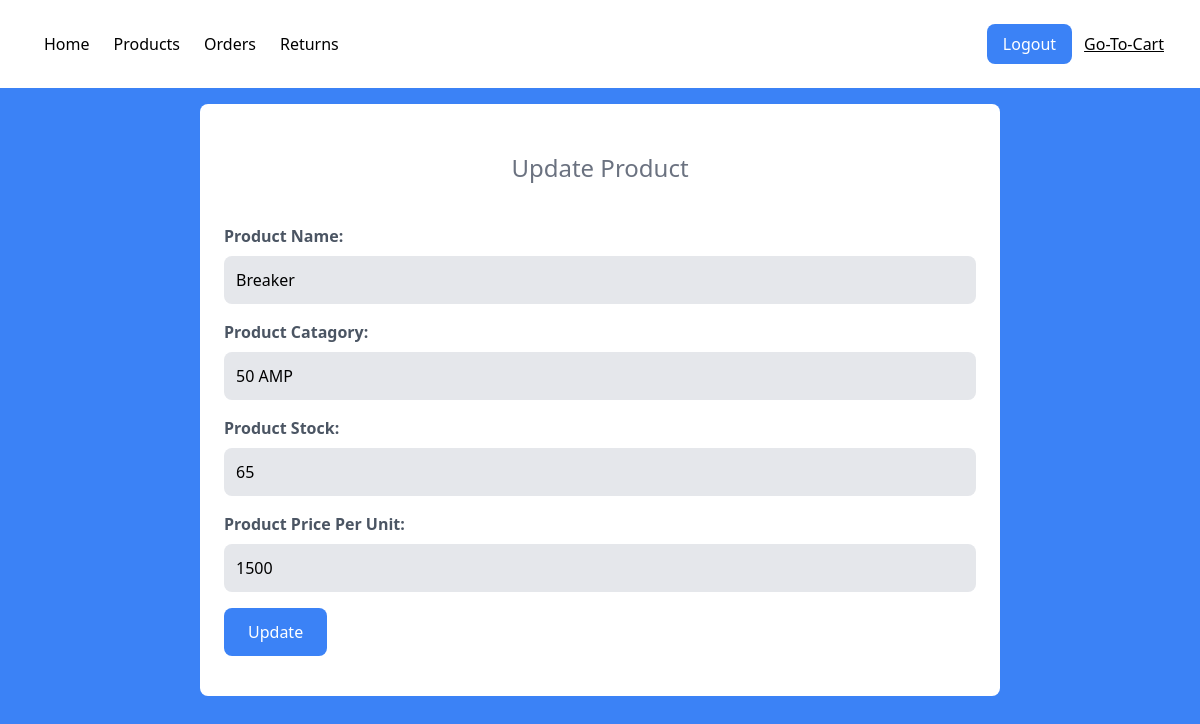
Page /product.php?p=1 on the committed database.
### tables this page shows
CREATE TABLE `product_db` (
  `pid` int(255) NOT NULL,
  `name` varchar(255) NOT NULL,
  `stock` varchar(255) NOT NULL,
  `price` varchar(255) NOT NULL,
  `created_at` varchar(255) NOT NULL,
  `stock_updated` varchar(255) DEFAULT NULL,
  `catagory` varchar(255) NOT NULL,
  `sold` int(255) NOT NULL
);

### product.php (the view, shortened to what this page needs)
<?php require_once('./config/api.php') ?>
<!DOCTYPE html>
<html lang="en">
<head>
    <link href="https://unpkg.com/tailwindcss@^2/dist/tailwind.min.css" rel="stylesheet">
    <link rel="stylesheet" href="https://cdnjs.cloudflare.com/ajax/libs/font-awesome/5.15.3/css/all.min.css"
    />
    <link rel="stylesheet" href="./css/styling.css">
</head>
<body class="bg-blue-500">
    <?php include('./views/nav.php') ?>
    <div class="w-full flex justify-center items-center">
        <div class="w-8/12 border-rounded p-6 bg-white rounded-lg">
            <h1 class="text-gray-500 mb-2 text-center text-2xl py-6">Update Product</h1>
            <?php
                if(isset($_GET['p'])){
                    $id = $_GET['p'];
                }else{
                    $id = $_SESSION['key'];
                }
                $sql = "SELECT * from product_db WHERE pid = '$id'";
                $res = mysqli_query($con, $sql);
                while($row = mysqli_fetch_object($res)){
            ?>
            <form action="product.php" method="POST">
                <div class="my-4">
                    <h1 class="font-bold text-gray-600 mb-2">Product Name:</h1>
                    <input type="text" class="bg-gray-200 w-full p-3 rounded-lg" value="<?php echo $row->name; ?>" name="name" placeholder="Brand">
                </div>
                <div class="my-4">
                    <h1 class="font-bold text-gray-600 mb-2">Product Catagory:</h1>
                    <input type="text" class="bg-gray-200 w-full p-3 rounded-lg" value="<?php echo $row->catagory; ?>" name="catagory" placeholder="Catagory">
                </div>
                <div class="my-4">
                    <h1 class="font-bold text-gray-600 mb-2">Product Stock:</h1>
                    <input type="number" class="bg-gray-200 w-full p-3 rounded-lg" value="<?php echo $row->stock; ?>" name="stock" placeholder="Stock">
                </div>
                <div class="my-4">
                    <h1 class="font-bold text-gray-600 mb-2">Product Price Per Unit:</h1>
                    <input type="number" class="bg-gray-200 w-full p-3 rounded-lg" value="<?php echo $row->price; ?>" name="price" placeholder="Stock">
                </div>
                <div class="my-4">
                 <button type="submit" name="update-product" class="bg-blue-500 text-white py-3 px-6 rounded-lg">Update</button>
                </div>
            </form>
            <?php } ?>
        </div>
    </div>
</body>
</html>

### css/styling.css (style rules this page uses)
* { margin: 0px; padding: 0px; -webkit-box-sizing: border-box; box-sizing: border-box; outline: none; text-decoration: none; }
body { width: 100%; height: 100%; }

### rows in the picture
product_db: name "Breaker", catagory "50 AMP", stock "65", price "1500"
